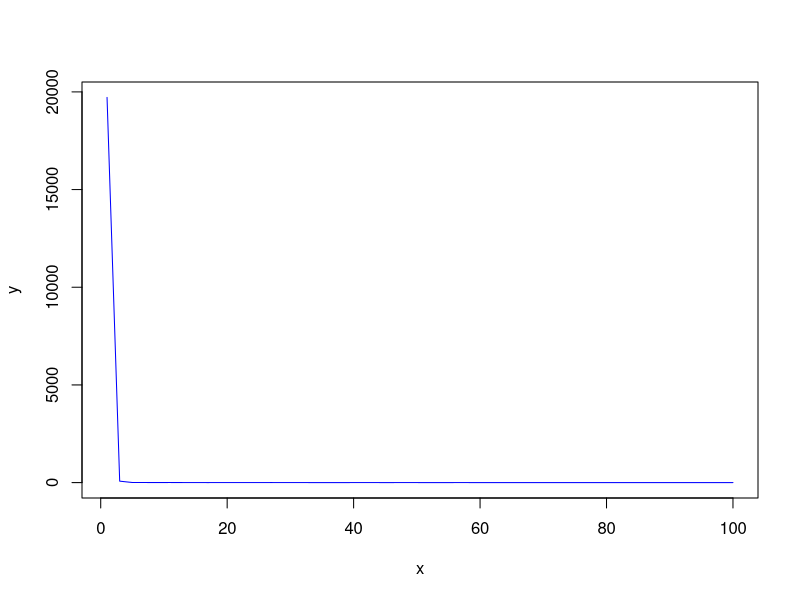
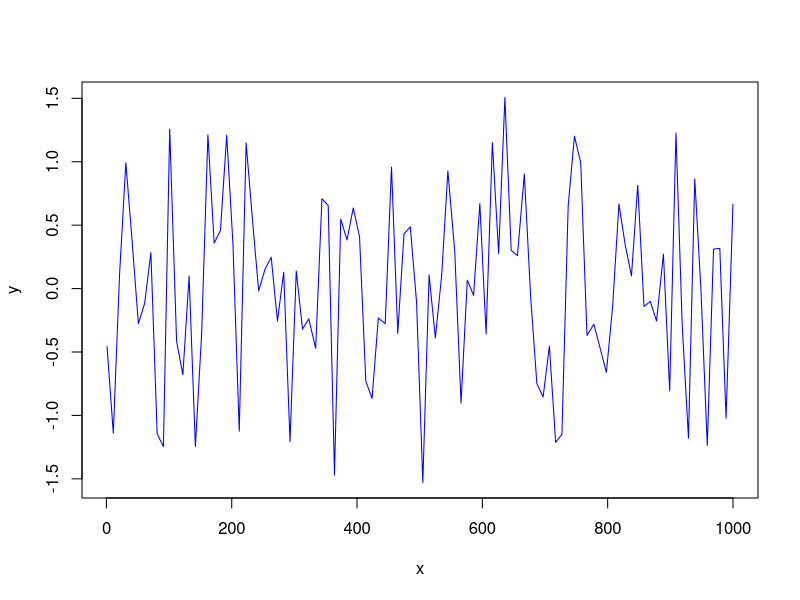

Generate these figures, in order, with R:
# Title     : dov intervals
# Objective : check if dov intervals theory work
# Created by: belaevstanislav
# Created on: 12.05.17
len1 <- function(n, eps=1e-2, a=0, sigma=1) {
    q <- qchisq(c(eps / 2, 1 - eps / 2), df = n)
    x <- rnorm(n, mean = a, sd = sigma)
    return(((q[2] - q[1]) / (q[1] * q[2])) * sum((x - a) ^ 2))
}

len2 <- function(n, eps=1e-2, a=0, sigma=1) {
    q <- qnorm(c(eps / 2, 1 - eps / 2))
    x <- rnorm(n, mean = a, sd = sigma)
    qs <- (q[2] - q[1]) / (q[1] * q[2])
    return(qs * sqrt(n) * (mean(x) - a))
}

plot_line <- function(x, y, filename) {
    png(filename)
    plot(x, y, col = "blue", type = "l")
    dev.off()
}

task1 <- function(m, k, s=1) {
    n <- as.integer(seq(1, m, length = k))
    l <- lapply(n, len1)
    plot_line(n, l, "len1_plot.png")
}

task2 <- function(m, k, s=1) {
    n <- as.integer(seq(1, m, length = k))
    l <- lapply(n, len2)
    plot_line(n, l, "len2_plot.png")
}

task1(100, 50)
task2(1000, 100)